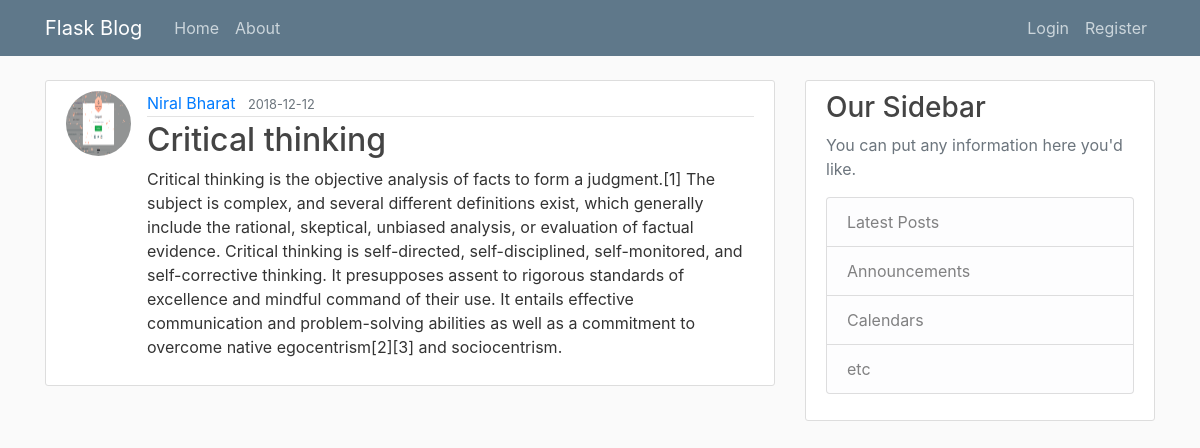
The app's page /post/17 with its own data.
### flaskblog/models.py (models this page shows, shortened)
class User(db.Model, UserMixin):
	id = db.Column(db.Integer, primary_key=True )
	username = db.Column(db.String(120), unique=True, nullable=False)
	email = db.Column(db.String(120), unique=True, nullable=False)
	image_file = db.Column(db.String(20), nullable=False, default='default.jpg') #not unique as every user intially has same default picture
	password = db.Column(db.String(60), nullable=False)
	posts = db.relationship('Post', backref='author', lazy=True)

class Post(db.Model):
	id= db.Column(db.Integer, primary_key=True)
	title = db.Column(db.String(100), nullable=False)
	date_posted = db.Column(db.DateTime, nullable=False, default=datetime.utcnow)
	content = db.Column(db.Text, nullable=False)
	user_id = db.Column(db.Integer, db.ForeignKey('user.id'), nullable=False)

### flaskblog/posts/routes.py (the view)
@posts.route("/post/<int:post_id>")
def post(post_id):
    post = Post.query.get_or_404(post_id)
    return render_template('post.html', title=post.title, post=post)

### flaskblog/templates/post.html (shortened to what this page needs)
{% extends 'layout.html' %}
{% block content %}
		<article class="media content-section">
		  <img class="rounded-circle article-img" src="{{ url_for('static', filename='profile_pics/' + post.author.image_file) }}">
		  <div class="media-body">
		    <div class="article-metadata">
		      <a class="mr-2" href="{{ url_for('users.user_posts', username=post.author.username) }}">{{ post.author.username }}</a>
		      <small class="text-muted">{{ post.date_posted.strftime('%Y-%m-%d') }}</small>
		    </div>
		    <h2 class='article-title'>{{ post.title }}</h2>
		    <p class="article-content">{{ post.content }}</p>
		  </div>
		</article>
{% endblock content %}

### flaskblog/static/main.css (style rules this page uses)
body { background: #fafafa; color: #333333; margin-top: 5rem; }
h1, h2, h3, h4, h5, h6 { color: #444444; }
.content-section { background: #ffffff; padding: 10px 20px; border: 1px solid #dddddd; border-radius: 3px; margin-bottom: 20px; }
.article-title { color: #444444; }
.article-content { white-space: pre-line; }
.article-img { height: 65px; width: 65px; margin-right: 16px; }
.article-metadata { padding-bottom: 1px; margin-bottom: 4px; border-bottom: 1px solid #e3e3e3 }

### records on screen
User: image_file (picture), author.username "Niral Bharat"
Post: date_posted "2018-12-12", title "Critical thinking", content "Critical thinking is the objective analysis of facts to form a judgment.[1] The subject is complex, and several different definitions exist, which generally include the rational, skeptical, unbiased analysis, or evaluation of factual evidence. Critical thinking is self-directed, self-disciplined, self-monitored, and self-corrective thinking. It presupposes assent to rigorous standards of excellence and mindful command of their use. It entails effective communication and problem-solving abilities as well as a commitment to overcome native egocentrism[2][3] and sociocentrism."
